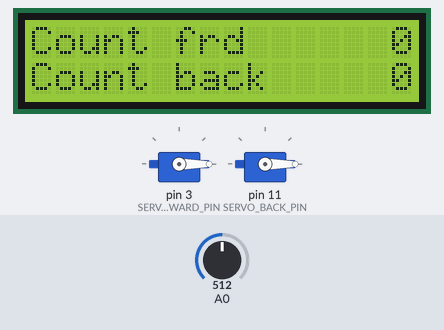
A sketch run on a simulated Arduino Uno, built with avr-gcc and run on an emulated ATmega328P. Shown: 16×2 character LCD, 2 × servo. The inputs (shaded band) are chosen by the test bench; at power-on: A0 = 512.

Above: at 1.2 s.
1.3 s: A0 set to 415
2.8 s: A0 set to 384
At 3.4 s:
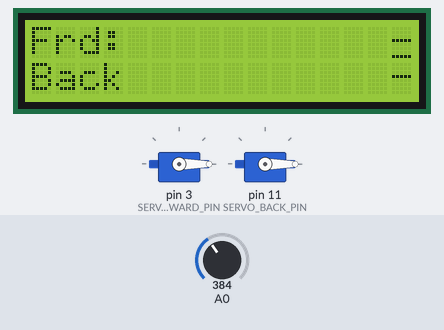
4.3 s: A0 set to 110
At 5.5 s:
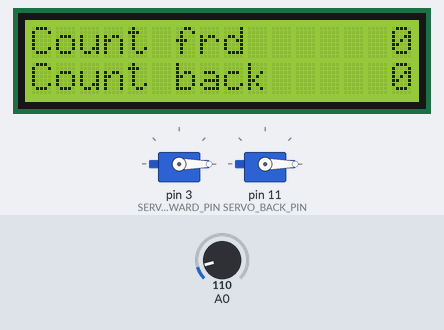
5.8 s: A0 set to 92
7.3 s: A0 set to 122
At 8.0 s:
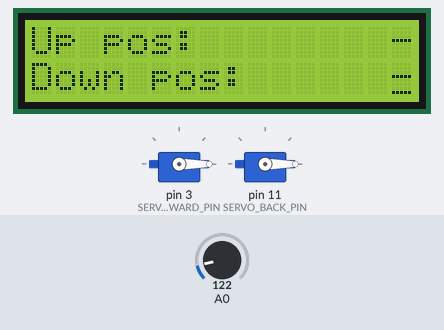
8.8 s: A0 set to 190
10.3 s: A0 set to 212
At 11.5 s:
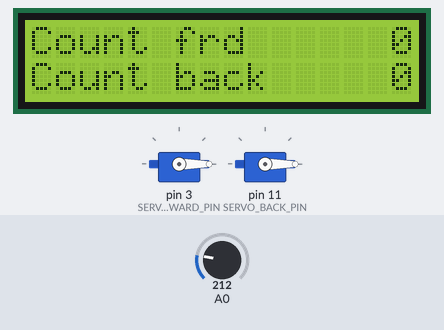
Timing chart, 0 to 12.8 s (numbered marks = the images above; inputs shaded):
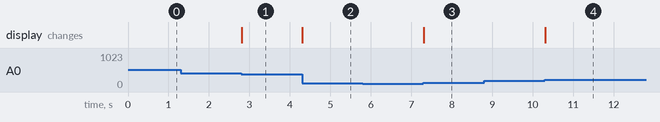

The sketch:

beta_0.1.ino
```cpp
#include <Servo.h>
#include <LiquidCrystal.h>
#include <EEPROM.h>

#define SERVO_FORWARD_PIN 3
#define SERVO_BACK_PIN 11
#define DELAY_PER_DEGREE 3
#define BUTTON_DELAY 200

#define ADDRESS_DELAY_DOWN 0
#define ADDRESS_DELAY_UP 2
#define ADDRESS_DOWN_POSITION 4
#define ADDRESS_UP_POSITION 6
#define ADDRESS_FORWARD_COUNT 8
#define ADDRESS_BACK_COUNT 10

Servo serv_forward;
Servo serv_back;

LiquidCrystal lcd(8, 9, 4, 5, 6, 7);


enum status_servo {pause, move_down, down, move_up, up};
enum current_servo {forward, back};
enum pressed_button {BUTTON_NONE, BUTTON_RIGHT, BUTTON_UP, BUTTON_DOWN, BUTTON_LEFT, BUTTON_SELECT};

int delay_down; //задержка внизу
int delay_up; //задержка вверху
int down_position; //нижнее положение
int up_position; //верхнее положение
int forward_count; //количество листаний вперед, перед тем как начать листать назад
int back_count; //количество листаний назад, перед тем как начать листать вперед
int paged_forward; //всего было пролистано вперед
int paged_back; //всего было пролистано назад
unsigned long previous_time = 0;
unsigned long pressed_button_time = 0;
unsigned long current_time = 10000;
status_servo status = pause; //состояние сервопривода
int delay_serv = (up_position - down_position) * DELAY_PER_DEGREE; //задержка на движение сервопривода

Servo *serv; //сервопривод, с которым работаем в данный момент
int current_paging_count; //счетчик для текущего сервопривода
int *count; //
current_servo current; //напрвление листания в текущий момент

const char TIME_UP[] = "Up delay:";
const char TIME_DOWN[] = "Down delay:";
const char POS_UP[] = "Up pos:";
const char POS_DOWN[] = "Down pos:";
const char PAGING_FORWARD[] = "Frd:";
const char PAGING_BACK[] = "Back";
const char COUNT_FORWARD[] = "Count frd";
const char COUNT_BACK[] = "Count back";

enum screen {screen0, screen1, screen2};

int current_screen = 0;
int position_cursor = 0;

void setup()
{
  EEPROM.get(ADDRESS_DELAY_DOWN, delay_down);
  EEPROM.get(ADDRESS_DELAY_UP, delay_up);
  EEPROM.get(ADDRESS_DOWN_POSITION, down_position);
  EEPROM.get(ADDRESS_UP_POSITION, up_position);
  EEPROM.get(ADDRESS_FORWARD_COUNT, forward_count);
  EEPROM.get(ADDRESS_BACK_COUNT, back_count);

  lcd.begin(16, 2);
  digitalWrite(10, LOW);
  serv_forward.attach(SERVO_FORWARD_PIN);
  serv_back.attach(SERVO_BACK_PIN);

  serv_forward.write(up_position);
  serv_back.write(up_position);
  delay(delay_serv);

  serv = &serv_forward;
  current_paging_count = 0;
  current = forward;

  print_menu();
  print_value();
}

void loop()
{
  move_servo();
  buttons_handle();
  current_time = millis();
}

void buttons_handle()
{
  static int previous_button, current_button;
  switch(current_button = getPressedButton())
  {
    case BUTTON_UP:
      if (BUTTON_UP != previous_button)
      {
        if (current_screen == 0)
        {
          current_screen = 3;
        }
        else
        {
          --position_cursor;
          if (position_cursor == -1)
          {
            position_cursor = 1;
            --current_screen;
            if (current_screen == -1)
              current_screen = 3;
          }
        }
        print_menu();
        print_value();
        move_cursor();
      }
      break;
    case BUTTON_DOWN:
      if (BUTTON_DOWN != previous_button)
      {
        if (current_screen == 0)
        {
          current_screen = 1;
        }
        else
        {
          ++position_cursor;
          if (position_cursor == 2)
          {
            position_cursor = 0;
            ++current_screen;
            if (current_screen == 4)
              current_screen = 0;
          }
        }
        print_menu();
        print_value();
        move_cursor();
      }
      break;
	case BUTTON_LEFT:
	  if (current_time - pressed_button_time >= BUTTON_DELAY)
	  {
      if (current_screen == 1 && position_cursor == 0 && forward_count != 0)
      {
        --forward_count;
        EEPROM.put(ADDRESS_FORWARD_COUNT, forward_count);
      }
	    else if (current_screen == 1 && position_cursor == 1 && back_count != 0)
      {
        --back_count;
        EEPROM.put(ADDRESS_BACK_COUNT, back_count);
      }
      else if (current_screen == 2 && position_cursor == 0 && delay_up != 0)
      {
        delay_up -= 1000;
        EEPROM.put(ADDRESS_DELAY_UP, delay_up);
      }
      else if (current_screen == 2 && position_cursor == 1 && delay_down != 0)
      {
        delay_down -= 1000;
        EEPROM.put(ADDRESS_DELAY_DOWN, delay_down);
      }
      else if (current_screen == 3 && position_cursor == 0 && up_position != 0)
      {
        --up_position;
        EEPROM.put(ADDRESS_UP_POSITION, up_position);
      }
      else if (current_screen == 3 && position_cursor == 1 && down_position != 0)
      {
        --down_position;
        EEPROM.put(ADDRESS_DOWN_POSITION, down_position);
      }
		  pressed_button_time = millis();
      print_value();
      move_cursor();
    }
	  break;
	case BUTTON_RIGHT:
    if (current_time - pressed_button_time >= BUTTON_DELAY)
    {
      if (current_screen == 1 && position_cursor == 0 && forward_count != 9999)
      {
        ++forward_count;
        EEPROM.put(ADDRESS_FORWARD_COUNT, forward_count);
      }
      else if (current_screen == 1 && position_cursor == 1 && back_count != 9999)
      {
        ++back_count;
        EEPROM.put(ADDRESS_BACK_COUNT, back_count);
      }
      else if (current_screen == 2 && position_cursor == 0 && delay_up != 99990000)
      {
        delay_up += 1000;
        EEPROM.put(ADDRESS_DELAY_UP, delay_up);
      }
      else if (current_screen == 2 && position_cursor == 1 && delay_down != 99990000)
      {
        delay_down += 1000;
        EEPROM.put(ADDRESS_DELAY_DOWN, delay_down);
      }
      else if (current_screen == 3 && position_cursor == 0 && up_position != 180)
      {
        ++up_position;
        EEPROM.put(ADDRESS_UP_POSITION, up_position);
      }
      else if (current_screen == 3 && position_cursor == 1 && down_position != 180)
      {
        ++down_position;
        EEPROM.put(ADDRESS_DOWN_POSITION, down_position);
      }
      pressed_button_time = millis();
      print_value();
      move_cursor();
    }
    break;
  case BUTTON_SELECT:
    if (BUTTON_SELECT != previous_button)
    {
      static status_servo previous_status = up;
      if (status == pause)
      {
        status = previous_status;
      }
      else
      {
        previous_status = status;
        status = pause;
      }
      Serial.println(status);
    }
    break;
  }
  previous_button = current_button;
}

void move_servo()
{
  if (*count)
  {
    if (status == up && current_time - previous_time >= delay_up)
    {
      previous_time = millis();
      (*serv).write(down_position);
      status = move_down;
    }
    else if (status == move_down && current_time - previous_time >= delay_serv)
    {
      previous_time = millis();
      status = down;
      if (current == forward)
        ++paged_forward;
      else
        ++paged_back;
      if (current_screen == 0)
        print_value();
    }
    else if (status == down && current_time - previous_time >= delay_down)
    {
      previous_time = millis();
      (*serv).write(up_position);
      status = move_up;
      ++current_paging_count;
    }
    else if (status == move_up && current_time - previous_time >= delay_serv)
    {
      previous_time = millis();
      status = up;
    }
  }
  if (current_paging_count == *count)
  {
    current_paging_count = 0;
    if (current == forward)
    {
      serv = &serv_back;
      count = &back_count;
      current = back;
    }
    else
    {
      serv = &serv_forward;
      count = &forward_count;
      current = forward;
    }
  }
}

void print_menu()
{
  lcd.clear();
  switch(current_screen)
  {
    case 0:
      lcd.setCursor(0, 0);
      lcd.print(COUNT_FORWARD);
      lcd.setCursor(0, 1);
      lcd.print(COUNT_BACK);
      break;
    case 1:
      lcd.setCursor(0, 0);
      lcd.print(PAGING_FORWARD);
      lcd.setCursor(0, 1);
      lcd.print(PAGING_BACK);
      break;
    case 2:
      lcd.setCursor(0, 0);
      lcd.print(TIME_UP);
      lcd.setCursor(0, 1);
      lcd.print(TIME_DOWN);
      break;
    case 3:
      lcd.setCursor(0, 0);
      lcd.print(POS_UP);
      lcd.setCursor(0, 1);
      lcd.print(POS_DOWN);
      break;
  }
}

void print_value()
{
  switch(current_screen)
  {
    case 0:
      lcd.noCursor();
      lcd.setCursor(12, 0);
      print_number(paged_forward);
      lcd.setCursor(12, 1);
      print_number(paged_back);
      break;
    case 1:
      lcd.cursor();
      lcd.setCursor(12, 0);
      print_number(forward_count);
      lcd.setCursor(12, 1);
      print_number(back_count);
      break;
    case 2:
      lcd.cursor();
      lcd.setCursor(12, 0);
      print_number(delay_up / 1000);
      lcd.setCursor(12, 1);
      print_number(delay_down / 1000);
      break;
    case 3:
      lcd.cursor();
      lcd.setCursor(12, 0);
      print_number(up_position);
      lcd.setCursor(12, 1);
      print_number(down_position);
      break;
  }
}

int get_digit(int number)
{
  int i = 1;
  while (number /= 10)
    ++i;
  return i;
}

void print_number(int number)
{
  int digit = get_digit(number);
  for (int amout_space = 4 - digit; amout_space > 0; --amout_space)
    lcd.print(" ");
  lcd.print(number);
}

void move_cursor()
{
  lcd.setCursor(15, position_cursor);
}

int getPressedButton()
{
  int buttonValue = analogRead(0); // считываем значения с аналогового входа(A0)
  if (buttonValue >= 800)
  {
    return BUTTON_NONE;
  }
  else if (buttonValue < 100)
  {
    return BUTTON_RIGHT;
  }
  else if (buttonValue < 200)
  {
    return BUTTON_UP;
  }
  else if (buttonValue < 400)
  {
    return BUTTON_DOWN;
  }
  else if (buttonValue < 600)
  {
    return BUTTON_LEFT;
  }
  else if (buttonValue < 800)
  {
    return BUTTON_SELECT;
  }
}
```

Measured:
- the behaviour switches between 400 and 399 on A0 (found by bisection; images 0 and 1)
- the behaviour switches between 199 and 200 on A0 (found by bisection; images 3 and 4)
- after the input at 1.3 s, every drawn part: stays the same
- after the input at 2.8 s, the display: changes at once (image 1)
- after the input at 4.3 s, the display: changes at once (image 2)
- after the input at 5.8 s, every drawn part: stays the same
- after the input at 7.3 s, the display: changes at once (image 3)
- after the input at 8.8 s, every drawn part: stays the same
- after the input at 10.3 s, the display: changes at once (image 4)
